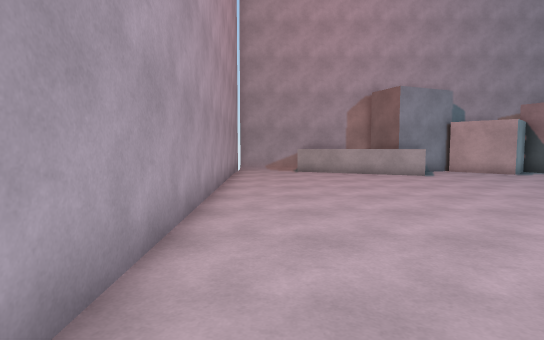
View 1 (above)

15 first-person views from a walk through a Unity game level. The camera is 1.3 m above the floor, tilts 4° down and sees 80° across. The floor is counted in squares, 1 m on a side. Each view is taken from the middle of a square. On the plan, view 1 faces up. The plan holds only what a view shows up to about 14 squares ahead; the rest is blank. Surface patterns are stand-ins for the level's own textures.

View 2
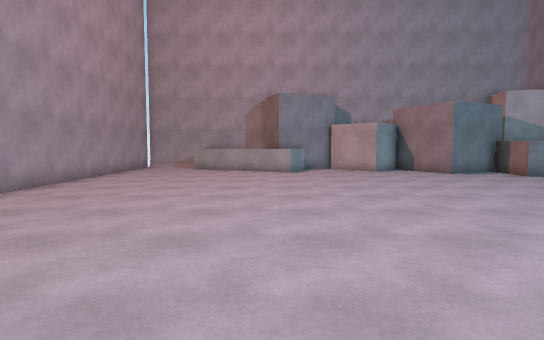

View 3
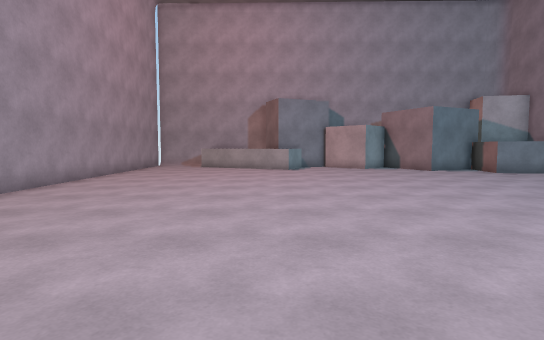

View 4
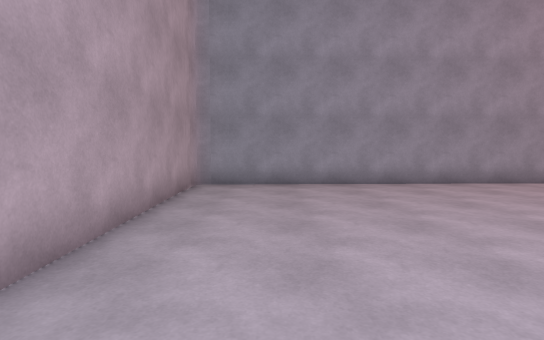

View 5
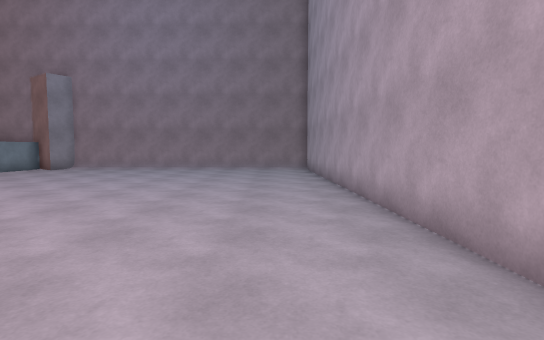

View 6
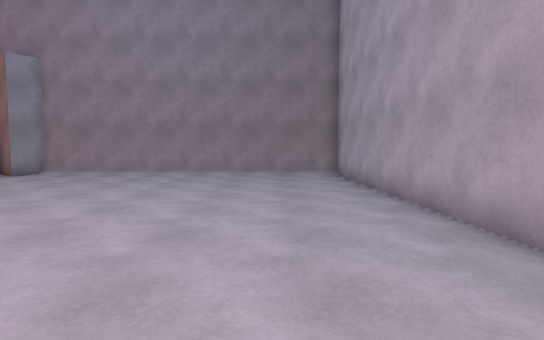

View 7
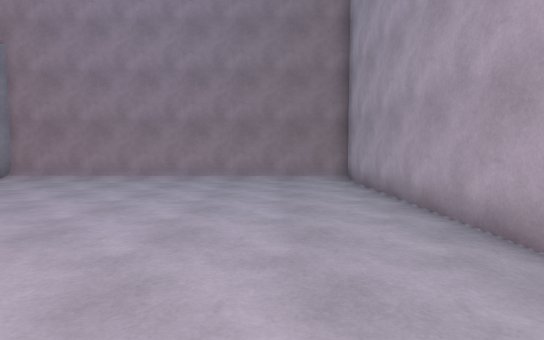

View 8
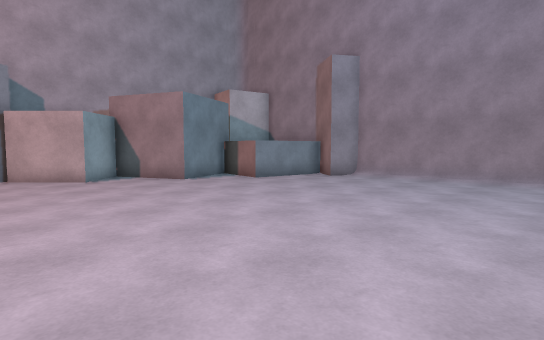

View 9
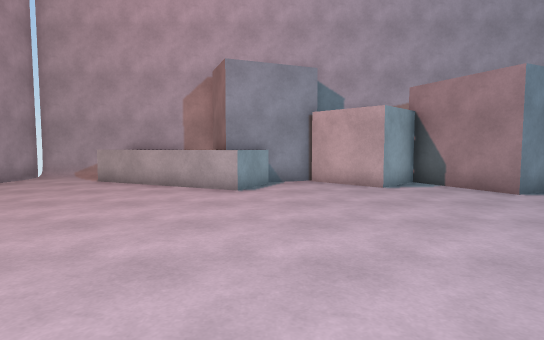

View 10
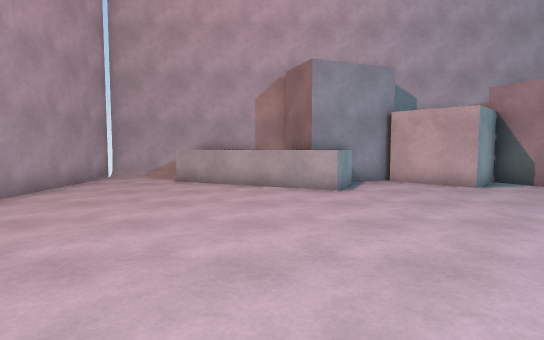

View 11
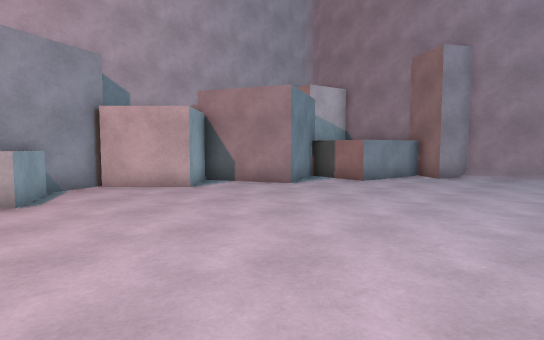

View 12
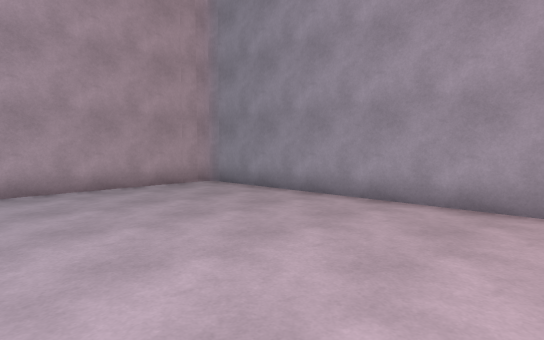

View 13
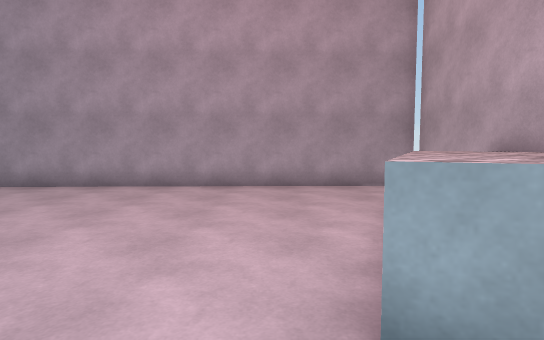

View 14
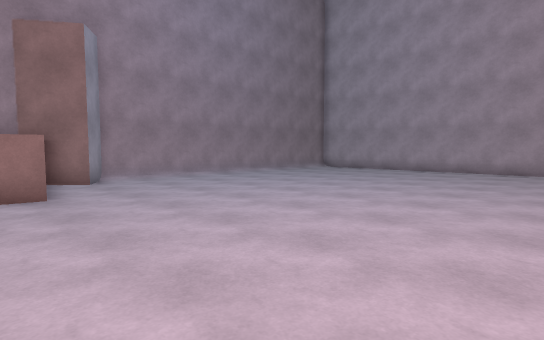

View 15
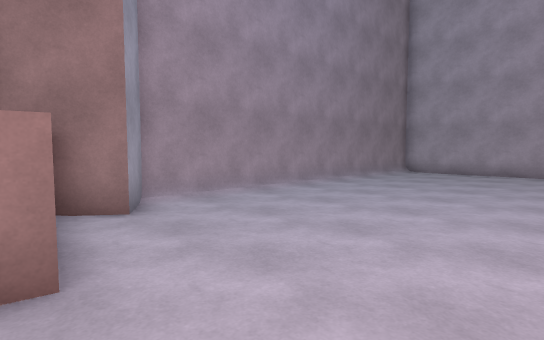

### Floor plan
Points are (right, up) in squares from view 1. A wall is a line through its corners. A room is listed if a view was taken in it or the views show most of it. See-through windows are left out.
Room 1 (views 1, 2, 3, 4, 5, 6, 7, 8, 9, 10, 11, 12, 13, 14, 15)
walls: (7.9, 16.8) (7, 14.7) (1.3, 17.4); (9.7, 17.7) (6.4, 16.4) (5.6, 18.4); (17, 14.9) (14.8, 13.8) (13.3, 17.1) (11.6, 15.4) (9.5, 17.5); (20, 11.9) (17.3, 12.3) (17.7, 14.2); (5.6, 18.7) (-2, 18.9) (-1.3, -4.2); (-0.8, -4.7) (21.1, -4.1) (21.5, 9.8) (20.3, 10.6); (-1.1, -4.6) (-0.6, -4.7)

Positions as (right, up) in squares from view 1, and headings:
1: (0, 0), facing up
2: (6, -2), facing up
3: (6, -4), facing up
4: (10, -2), facing left
5: (2, -2), facing right
6: (6, -1), facing right
7: (8, -1), facing right
8: (8, 2), facing up-right
9: (8, 5), facing up
10: (5, 5), facing up
11: (6, 6), facing up-right
12: (6, 6), facing down-left
13: (9, 14), facing left
14: (8, 14), facing down-right
15: (14, 13), facing down-right
